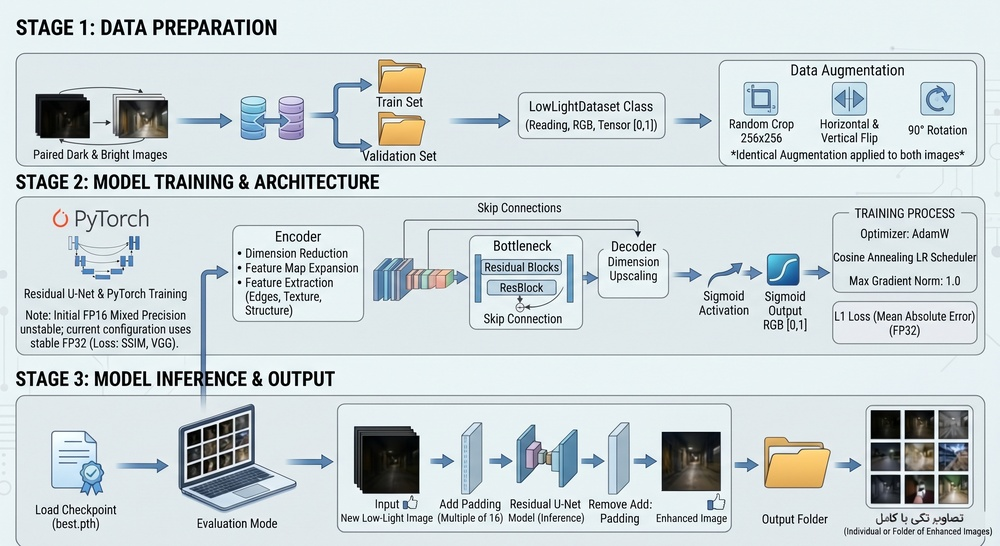
#> input picture assets/pipeline.jpeg, 1000 x 546 px, shrunk from 2814 x 1536 before the run
$ python enhance_classical.py --input ../assets/pipeline.jpeg   (older library calls are emulated)
#> lines starting #> are read from the running program, lines starting #| are printed output that depends on the picture
#> further down, image is the input picture: shape (546, 1000, 3); mean B, G, R 216.6, 214.2, 205
### src/llie/classical.py
"""Classical low-light enhancement baselines implemented with OpenCV/NumPy."""
import cv2
import numpy as np


def _uint8(image):
    if isinstance(image, str): image = cv2.imread(image, cv2.IMREAD_COLOR)
    if image is None: raise ValueError("Could not read image")
    if image.dtype != np.uint8: image = np.clip(image, 0, 255).astype(np.uint8)
    return image


# [4 lines left out: function histogram_equalization, not called in this run]


def clahe(image, clip_limit=2.0, tile_grid_size=(8, 8)):
#> called with clip_limit = 2, tile_grid_size = (8, 8)
    image = _uint8(image); lab = cv2.cvtColor(image, cv2.COLOR_BGR2LAB)
#> after `lab = cv2.cvtColor(image, cv2.COLOR_BGR2LAB)`: lab: shape (546, 1000, 3); mean of channels 0, 1, 2 215.5, 125.6, 125.8
    l, a, b = cv2.split(lab)
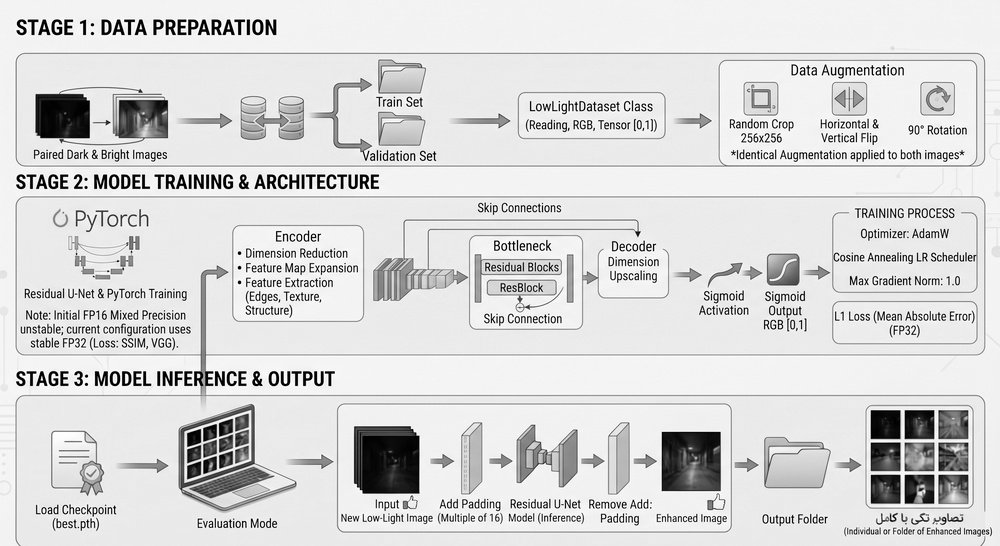
#> l: shape (546, 1000); min 0, max 255, mean 215.5
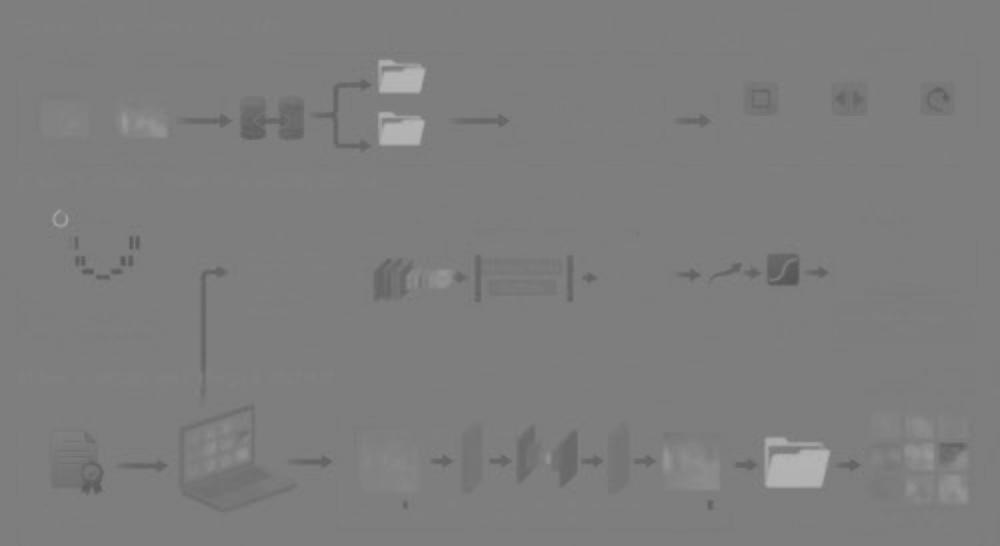
#> b: shape (546, 1000); min 85, max 184, mean 125.8
    l = cv2.createCLAHE(clipLimit=clip_limit, tileGridSize=tile_grid_size).apply(l)
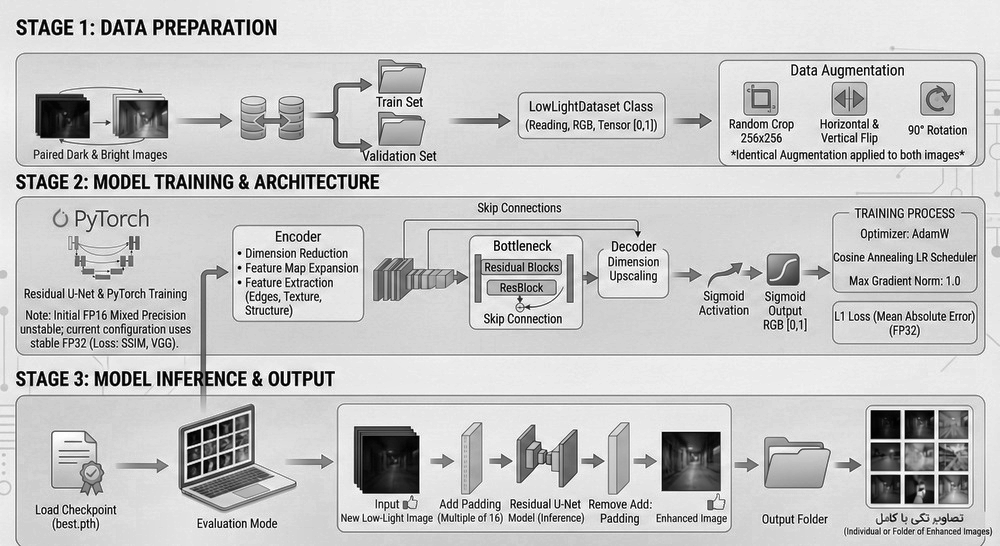
#> l: shape (546, 1000); min 0, max 255, mean 199.4
    return cv2.cvtColor(cv2.merge((l, a, b)), cv2.COLOR_LAB2BGR)
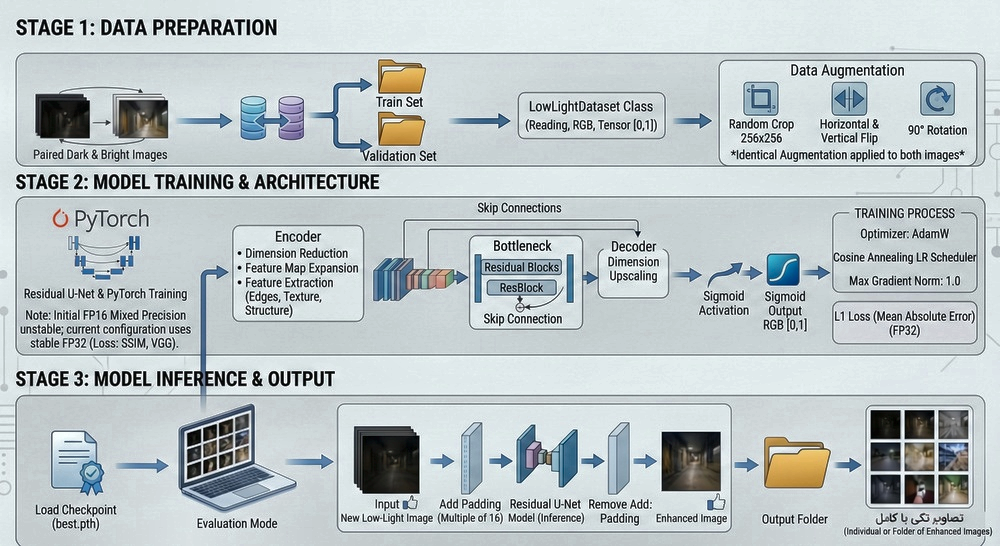
#> returned value: shape (546, 1000, 3); mean B, G, R 199, 196.8, 187.9


# [63 lines left out: functions gamma_correction, single_scale_retinex, multi_scale_retinex, msrcr, exposure_fusion, not called in this run]


METHODS = {
    "he": histogram_equalization, "clahe": clahe, "gamma": gamma_correction,
    "ssr": single_scale_retinex, "msr": multi_scale_retinex, "msrcr": msrcr,
    "fusion": exposure_fusion,
}

### scripts/enhance_classical.py
#!/usr/bin/env python3
"""Apply a classical enhancement baseline to an image."""
import argparse
from pathlib import Path
import cv2
from llie.classical import METHODS

p = argparse.ArgumentParser(description=__doc__)
p.add_argument("--input", required=True); p.add_argument("--method", choices=sorted(METHODS), default="clahe")
p.add_argument("--output", default="outputs/classical.png")
a = p.parse_args()
image = cv2.imread(a.input, cv2.IMREAD_COLOR)
if image is None: raise SystemExit(f"Could not read input image: {a.input}")
result = METHODS[a.method](image); target = Path(a.output); target.parent.mkdir(parents=True, exist_ok=True)
if not cv2.imwrite(str(target), result): raise SystemExit(f"Could not save output: {target}")
print(f"Saved {target}")
